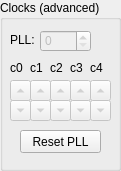
      <widget class="QGroupBox" name="groupBox_3">
       <property name="geometry">
        <rect>
         <x>0</x>
         <y>420</y>
         <width>121</width>
         <height>171</height>
        </rect>
       </property>
       <property name="font">
        <font>
         <family>Arial</family>
        </font>
       </property>
       <property name="title">
        <string>Clocks (advanced)</string>
       </property>
       <widget class="QToolButton" name="downposButton0">
        <property name="enabled">
         <bool>false</bool>
        </property>
        <property name="geometry">
         <rect>
          <x>10</x>
          <y>100</y>
          <width>21</width>
          <height>21</height>
         </rect>
        </property>
        <property name="font">
         <font>
          <family>Arial</family>
         </font>
        </property>
        <property name="text">
         <string>...</string>
        </property>
        <property name="arrowType">
         <enum>Qt::DownArrow</enum>
        </property>
       </widget>
       <widget class="QToolButton" name="upposButton0">
        <property name="enabled">
         <bool>false</bool>
        </property>
        <property name="geometry">
         <rect>
          <x>10</x>
          <y>80</y>
          <width>21</width>
          <height>21</height>
         </rect>
        </property>
        <property name="font">
         <font>
          <family>Arial</family>
         </font>
        </property>
        <property name="text">
         <string>...</string>
        </property>
        <property name="arrowType">
         <enum>Qt::UpArrow</enum>
        </property>
       </widget>
       <widget class="QLabel" name="label_5">
        <property name="geometry">
         <rect>
          <x>10</x>
          <y>60</y>
          <width>31</width>
          <height>16</height>
         </rect>
        </property>
        <property name="font">
         <font>
          <family>Arial</family>
         </font>
        </property>
        <property name="text">
         <string>c0</string>
        </property>
       </widget>
       <widget class="QToolButton" name="upposButton3">
        <property name="enabled">
         <bool>false</bool>
        </property>
        <property name="geometry">
         <rect>
          <x>70</x>
          <y>80</y>
          <width>21</width>
          <height>21</height>
         </rect>
        </property>
        <property name="font">
         <font>
          <family>Arial</family>
         </font>
        </property>
        <property name="text">
         <string>...</string>
        </property>
        <property name="arrowType">
         <enum>Qt::UpArrow</enum>
        </property>
       </widget>
       <widget class="QLabel" name="label_8">
        <property name="geometry">
         <rect>
          <x>70</x>
          <y>60</y>
          <width>31</width>
          <height>16</height>
         </rect>
        </property>
        <property name="font">
         <font>
          <family>Arial</family>
         </font>
        </property>
        <property name="text">
         <string>c3</string>
        </property>
       </widget>
       <widget class="QToolButton" name="downposButton3">
        <property name="enabled">
         <bool>false</bool>
        </property>
        <property name="geometry">
         <rect>
          <x>70</x>
          <y>100</y>
          <width>21</width>
          <height>21</height>
         </rect>
        </property>
        <property name="font">
         <font>
          <family>Arial</family>
         </font>
        </property>
        <property name="text">
         <string>...</string>
        </property>
        <property name="arrowType">
         <enum>Qt::DownArrow</enum>
        </property>
       </widget>
       <widget class="QLabel" name="label_12">
        <property name="geometry">
         <rect>
          <x>90</x>
          <y>60</y>
          <width>31</width>
          <height>16</height>
         </rect>
        </property>
        <property name="font">
         <font>
          <family>Arial</family>
         </font>
        </property>
        <property name="text">
         <string>c4</string>
        </property>
       </widget>
       <widget class="QToolButton" name="upposButton4">
        <property name="enabled">
         <bool>false</bool>
        </property>
        <property name="geometry">
         <rect>
          <x>90</x>
          <y>80</y>
          <width>21</width>
          <height>21</height>
         </rect>
        </property>
        <property name="font">
         <font>
          <family>Arial</family>
         </font>
        </property>
        <property name="text">
         <string>...</string>
        </property>
        <property name="arrowType">
         <enum>Qt::UpArrow</enum>
        </property>
       </widget>
       <widget class="QToolButton" name="downposButton4">
        <property name="enabled">
         <bool>false</bool>
        </property>
        <property name="geometry">
         <rect>
          <x>90</x>
          <y>100</y>
          <width>21</width>
          <height>21</height>
         </rect>
        </property>
        <property name="font">
         <font>
          <family>Arial</family>
         </font>
        </property>
        <property name="text">
         <string>...</string>
        </property>
        <property name="arrowType">
         <enum>Qt::DownArrow</enum>
        </property>
       </widget>
       <widget class="QSpinBox" name="pllBox">
        <property name="enabled">
         <bool>false</bool>
        </property>
        <property name="geometry">
         <rect>
          <x>40</x>
          <y>30</y>
          <width>51</width>
          <height>22</height>
         </rect>
        </property>
        <property name="font">
         <font>
          <family>Arial</family>
         </font>
        </property>
        <property name="minimum">
         <number>0</number>
        </property>
        <property name="maximum">
         <number>3</number>
        </property>
        <property name="value">
         <number>0</number>
        </property>
       </widget>
       <widget class="QLabel" name="label_10">
        <property name="geometry">
         <rect>
          <x>10</x>
          <y>30</y>
          <width>41</width>
          <height>20</height>
         </rect>
        </property>
        <property name="font">
         <font>
          <family>Arial</family>
         </font>
        </property>
        <property name="text">
         <string>PLL:</string>
        </property>
       </widget>
       <widget class="QToolButton" name="upposButton2">
        <property name="enabled">
         <bool>false</bool>
        </property>
        <property name="geometry">
         <rect>
          <x>50</x>
          <y>80</y>
          <width>21</width>
          <height>21</height>
         </rect>
        </property>
        <property name="font">
         <font>
          <family>Arial</family>
         </font>
        </property>
        <property name="text">
         <string>...</string>
        </property>
        <property name="arrowType">
         <enum>Qt::UpArrow</enum>
        </property>
       </widget>
       <widget class="QToolButton" name="upposButton1">
        <property name="enabled">
         <bool>false</bool>
        </property>
        <property name="geometry">
         <rect>
          <x>30</x>
          <y>80</y>
          <width>21</width>
          <height>21</height>
         </rect>
        </property>
        <property name="font">
         <font>
          <family>Arial</family>
         </font>
        </property>
        <property name="text">
         <string>...</string>
        </property>
        <property name="arrowType">
         <enum>Qt::UpArrow</enum>
        </property>
       </widget>
       <widget class="QToolButton" name="downposButton2">
        <property name="enabled">
         <bool>false</bool>
        </property>
        <property name="geometry">
         <rect>
          <x>50</x>
          <y>100</y>
          <width>21</width>
          <height>21</height>
         </rect>
        </property>
        <property name="font">
         <font>
          <family>Arial</family>
         </font>
        </property>
        <property name="text">
         <string>...</string>
        </property>
        <property name="arrowType">
         <enum>Qt::DownArrow</enum>
        </property>
       </widget>
       <widget class="QToolButton" name="downposButton1">
        <property name="enabled">
         <bool>false</bool>
        </property>
        <property name="geometry">
         <rect>
          <x>30</x>
          <y>100</y>
          <width>21</width>
          <height>21</height>
         </rect>
        </property>
        <property name="font">
         <font>
          <family>Arial</family>
         </font>
        </property>
        <property name="text">
         <string>...</string>
        </property>
        <property name="arrowType">
         <enum>Qt::DownArrow</enum>
        </property>
       </widget>
       <widget class="QLabel" name="label_7">
        <property name="geometry">
         <rect>
          <x>30</x>
          <y>60</y>
          <width>31</width>
          <height>16</height>
         </rect>
        </property>
        <property name="font">
         <font>
          <family>Arial</family>
         </font>
        </property>
        <property name="text">
         <string>c1</string>
        </property>
       </widget>
       <widget class="QLabel" name="label_9">
        <property name="geometry">
         <rect>
          <x>50</x>
          <y>60</y>
          <width>31</width>
          <height>16</height>
         </rect>
        </property>
        <property name="font">
         <font>
          <family>Arial</family>
         </font>
        </property>
        <property name="text">
         <string>c2</string>
        </property>
       </widget>
       <widget class="QPushButton" name="pllresetButton">
        <property name="geometry">
         <rect>
          <x>20</x>
          <y>130</y>
          <width>81</width>
          <height>23</height>
         </rect>
        </property>
        <property name="font">
         <font>
          <family>Arial</family>
         </font>
        </property>
        <property name="toolTip">
         <string>Reset PLL of active board and find best PLL phase</string>
        </property>
        <property name="text">
         <string>Reset PLL</string>
        </property>
       </widget>
      </widget>
